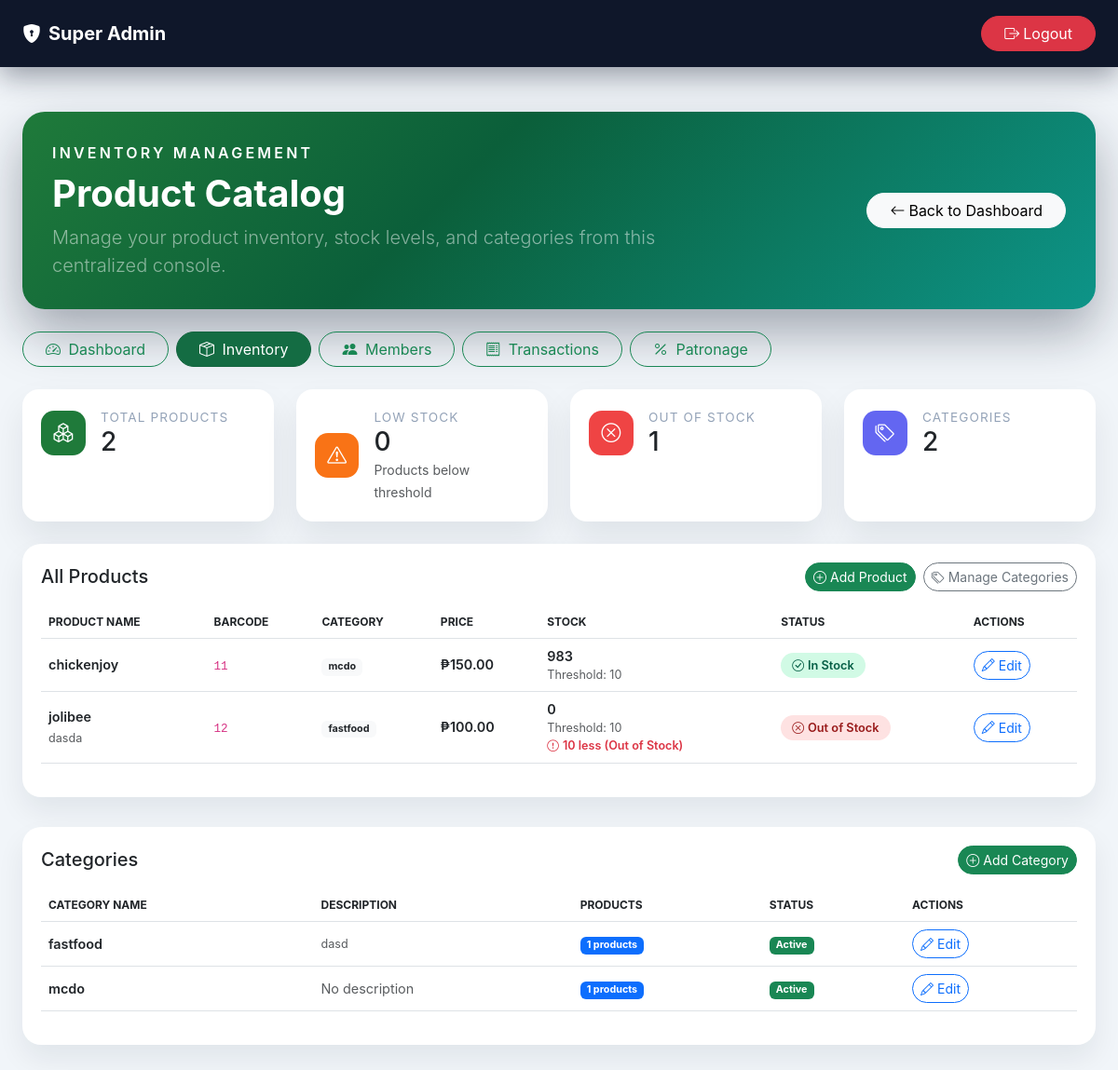
/dashboard/inventory/ (signed in), run on an earlier commit of the app's database.
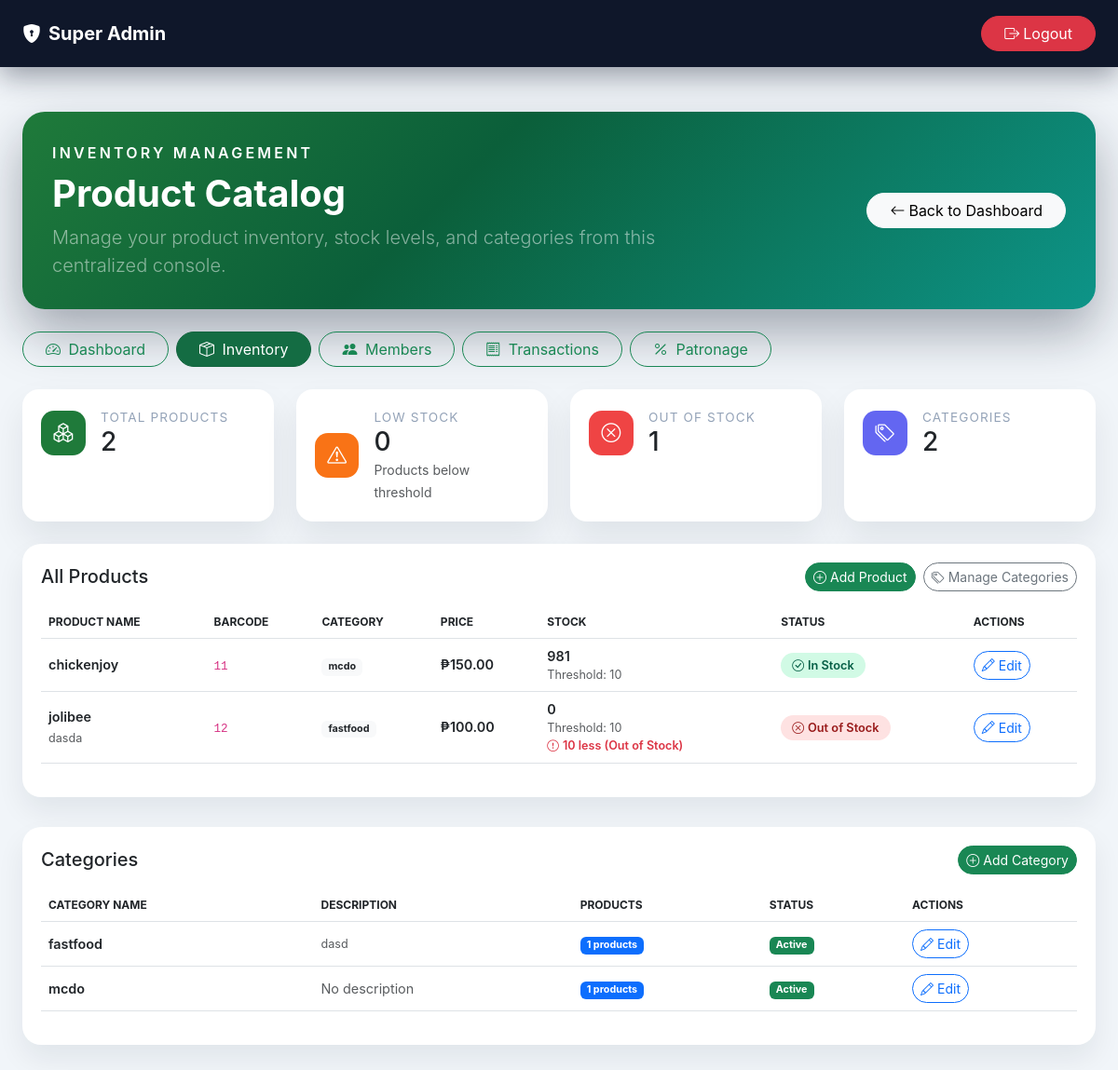
And on a later commit of the database.
### inventory/models.py (models this page shows, shortened)
class Product(models.Model):
    name = models.CharField(max_length=200)
    description = models.TextField(blank=True)
    barcode = models.CharField(max_length=100, unique=True)
    category = models.ForeignKey(Category, on_delete=models.SET_NULL, null=True, blank=True)
    price = models.DecimalField(max_digits=10, decimal_places=2)
    cost = models.DecimalField(max_digits=10, decimal_places=2, default=0.00)
    stock_quantity = models.IntegerField(default=0)
    low_stock_threshold = models.IntegerField(default=10)
    image = models.ImageField(upload_to='products/', null=True, blank=True)
    is_active = models.BooleanField(default=True)
    created_at = models.DateTimeField(auto_now_add=True)
    updated_at = models.DateTimeField(auto_now=True)
    @property
    def is_low_stock(self):
        return self.stock_quantity <= self.low_stock_threshold
    @property
    def stock_deficit(self):
        if self.stock_quantity <= 0:
            return self.low_stock_threshold
        elif self.stock_quantity < self.low_stock_threshold:
            return self.low_stock_threshold - self.stock_quantity
        return 0
    class Meta:
        verbose_name = "Product"
        verbose_name_plural = "Products"
        ordering = ['name']

class Category(models.Model):
    name = models.CharField(max_length=100)
    description = models.TextField(blank=True)
    is_active = models.BooleanField(default=True)
    created_at = models.DateTimeField(auto_now_add=True)
    updated_at = models.DateTimeField(auto_now=True)
    class Meta:
        verbose_name = "Category"
        verbose_name_plural = "Categories"

### admin_panel/views.py (the view)
# urls.py: path('dashboard/inventory/', admin_panel_views.inventory_management, name='inventory_management'),
@login_required
def inventory_management(request):
    if not is_admin_user(request.user):
        messages.warning(request, 'You do not have permission to access this page.')
        return redirect('kiosk_home')
    products = Product.objects.all().order_by('name')
    categories = Category.objects.all()
    total_products = products.count()
    low_stock_products = products.filter(is_active=True, stock_quantity__lte=F('low_stock_threshold'), stock_quantity__gt=0).count()
    out_of_stock_products = products.filter(is_active=True, stock_quantity=0).count()
    total_categories = categories.count()
    context = {
        'products': products,
        'categories': categories,
        'total_products': total_products,
        'low_stock_products': low_stock_products,
        'out_of_stock_products': out_of_stock_products,
        'total_categories': total_categories,
    }
    return render(request, 'admin_panel/inventory.html', context)

### admin_panel/views.py (called while the page is built, shortened)
def is_admin_user(user):
    if user.is_staff or user.is_superuser:
        return True

### admin_panel/templates/admin_panel/inventory.html (shortened to what this page needs)
<!DOCTYPE html>
<html lang="en">
<head>
  <link href="https://cdn.jsdelivr.net/npm/bootstrap@5.3.0/dist/css/bootstrap.min.css" rel="stylesheet">
  <link href="https://cdn.jsdelivr.net/npm/bootstrap-icons@1.11.3/font/bootstrap-icons.css" rel="stylesheet">
</head>
<body>
  <nav class="navbar super-nav navbar-expand-lg py-3">
    <div class="container-fluid px-4">
      <a class="navbar-brand fw-bold text-white" href="{% url 'dashboard' %}">
        <i class="bi bi-shield-lock-fill me-2"></i>Super Admin
      </a>
      <form method="post" action="{% url 'admin_logout' %}" style="display: inline;">
        <button type="submit" class="btn btn-danger rounded-pill px-4">
          <i class="bi bi-box-arrow-right me-1"></i>Logout
        </button>
      </form>
    </div>
  </nav>
  <main class="container-fluid px-4 py-5">
    <section class="hero-card mb-4">
      <div class="row align-items-center">
        <div class="col-lg-8">
          <p class="mb-2 text-uppercase fw-semibold" style="letter-spacing:0.2em;">Inventory Management</p>
          <h1 class="fw-bold mb-2">Product Catalog</h1>
          <p class="mb-0 lead text-white-50">
            Manage your product inventory, stock levels, and categories from this centralized console.
          </p>
        </div>
        <div class="col-lg-4 text-end">
          <a href="{% url 'dashboard' %}" class="btn btn-light rounded-pill px-4">
            <i class="bi bi-arrow-left me-1"></i>Back to Dashboard
          </a>
        </div>
      </div>
    </section>
    <div class="d-flex gap-2 flex-wrap mb-4">
      <a href="{% url 'dashboard' %}" class="btn btn-outline-success rounded-pill px-4"><i class="bi bi-speedometer2 me-1"></i> Dashboard</a>
      <a href="{% url 'inventory_management' %}" class="btn btn-success rounded-pill px-4 active"><i class="bi bi-box-seam me-1"></i> Inventory</a>
      <a href="{% url 'member_management' %}" class="btn btn-outline-success rounded-pill px-4"><i class="bi bi-people-fill me-1"></i> Members</a>
      <a href="{% url 'transaction_history' %}" class="btn btn-outline-success rounded-pill px-4"><i class="bi bi-receipt me-1"></i> Transactions</a>
      <a href="{% url 'patronage_settings' %}" class="btn btn-outline-success rounded-pill px-4"><i class="bi bi-percent me-1"></i> Patronage</a>
    </div>
    <section class="row g-4 mb-4">
      <div class="col-md-3">
        <div class="stat-card">
          <div class="d-flex align-items-center gap-3">
            <div class="stat-icon" style="background:#1f7a3a; width: 48px; height: 48px; border-radius: 14px; display: flex; align-items: center; justify-content: center; font-size: 1.3rem; color: #fff;">
              <i class="bi bi-boxes"></i>
            </div>
            <div>
              <div class="stat-title" style="color: var(--muted); font-size: 0.85rem; text-transform: uppercase; letter-spacing: 0.08em;">Total Products</div>
              <h3 class="mb-0">{{ total_products }}</h3>
            </div>
          </div>
        </div>
      </div>
      <div class="col-md-3">
        <div class="stat-card">
          <div class="d-flex align-items-center gap-3">
            <div class="stat-icon" style="background:#f97316; width: 48px; height: 48px; border-radius: 14px; display: flex; align-items: center; justify-content: center; font-size: 1.3rem; color: #fff;">
              <i class="bi bi-exclamation-triangle"></i>
            </div>
            <div>
              <div class="stat-title" style="color: var(--muted); font-size: 0.85rem; text-transform: uppercase; letter-spacing: 0.08em;">Low Stock</div>
              <h3 class="mb-0">{{ low_stock_products }}</h3>
              <small class="text-muted">Products below threshold</small>
            </div>
          </div>
        </div>
      </div>
      <div class="col-md-3">
        <div class="stat-card">
          <div class="d-flex align-items-center gap-3">
            <div class="stat-icon" style="background:#ef4444; width: 48px; height: 48px; border-radius: 14px; display: flex; align-items: center; justify-content: center; font-size: 1.3rem; color: #fff;">
              <i class="bi bi-x-circle"></i>
            </div>
            <div>
              <div class="stat-title" style="color: var(--muted); font-size: 0.85rem; text-transform: uppercase; letter-spacing: 0.08em;">Out of Stock</div>
              <h3 class="mb-0">{{ out_of_stock_products }}</h3>
            </div>
          </div>
        </div>
      </div>
      <div class="col-md-3">
        <div class="stat-card">
          <div class="d-flex align-items-center gap-3">
            <div class="stat-icon" style="background:#6366f1; width: 48px; height: 48px; border-radius: 14px; display: flex; align-items: center; justify-content: center; font-size: 1.3rem; color: #fff;">
              <i class="bi bi-tags"></i>
            </div>
            <div>
              <div class="stat-title" style="color: var(--muted); font-size: 0.85rem; text-transform: uppercase; letter-spacing: 0.08em;">Categories</div>
              <h3 class="mb-0">{{ total_categories }}</h3>
            </div>
          </div>
        </div>
      </div>
    </section>
    <section class="row g-4">
      <div class="col-12">
        <div class="table-card">
          <div class="d-flex justify-content-between align-items-center mb-3">
            <h5 class="mb-0">All Products</h5>
            <div class="d-flex gap-2">
              <button type="button" class="btn btn-success btn-sm rounded-pill" data-bs-toggle="modal" data-bs-target="#addProductModal">
                <i class="bi bi-plus-circle me-1"></i>Add Product
              </button>
              <button type="button" class="btn btn-outline-secondary btn-sm rounded-pill" data-bs-toggle="modal" data-bs-target="#manageCategoriesModal">
                <i class="bi bi-tags me-1"></i>Manage Categories
              </button>
            </div>
          </div>
          <div class="table-responsive">
            <table class="table align-middle">
              <thead>
                <tr>
                  <th>Product Name</th>
                  <th>Barcode</th>
                  <th>Category</th>
                  <th>Price</th>
                  <th>Stock</th>
                  <th>Status</th>
                  <th>Actions</th>
                </tr>
              </thead>
              <tbody>
                {% for product in products %}
                <tr>
                  <td>
                    <div class="fw-semibold">{{ product.name }}</div>
                    {% if product.description %}
                    <small class="text-muted">{{ product.description|truncatewords:10 }}</small>
                    {% endif %}
                  </td>
                  <td><code>{{ product.barcode }}</code></td>
                  <td>
                    {% if product.category %}
                    <span class="badge bg-light text-dark">{{ product.category.name }}</span>
                    {% else %}
                    <span class="text-muted">Uncategorized</span>
                    {% endif %}
                  </td>
                  <td class="fw-semibold">₱{{ product.price|floatformat:2 }}</td>
                  <td>
                    <span class="fw-semibold">{{ product.stock_quantity }}</span>
                    <small class="text-muted d-block">Threshold: {{ product.low_stock_threshold }}</small>
                    {% if product.stock_deficit > 0 %}
                      {% if product.stock_quantity <= 0 %}
                        <small class="text-danger d-block fw-semibold">
                          <i class="bi bi-exclamation-circle me-1"></i>{{ product.stock_deficit }} less (Out of Stock)
                        </small>
                      {% else %}
                        <small class="text-warning d-block fw-semibold">
                          <i class="bi bi-arrow-down-circle me-1"></i>{{ product.stock_deficit }} less
                        </small>
                      {% endif %}
                    {% endif %}
                  </td>
                  <td>
                    {% if product.stock_quantity <= 0 %}
                    <span class="badge-stock stock-out">
                      <i class="bi bi-x-circle me-1"></i>Out of Stock
                    </span>
                    {% elif product.is_low_stock %}
                    <span class="badge-stock stock-low">
                      <i class="bi bi-exclamation-triangle me-1"></i>Low Stock
                    </span>
                    {% else %}
                    <span class="badge-stock stock-ok">
                      <i class="bi bi-check-circle me-1"></i>In Stock
                    </span>
                    {% endif %}
                  </td>
                  <td>
                    <button type="button" class="btn btn-sm btn-outline-primary rounded-pill edit-product-btn"
                            data-product-id="{{ product.id }}"
                            data-product-name="{{ product.name|escapejs }}"
                            data-product-barcode="{{ product.barcode|escapejs }}"
                            data-product-category-id="{% if product.category %}{{ product.category.id }}{% endif %}"
                            data-product-price="{{ product.price }}"
                            data-product-cost="{{ product.cost|default:0 }}"
                            data-product-stock="{{ product.stock_quantity }}"
                            data-product-threshold="{{ product.low_stock_threshold }}"
                            data-product-description="{{ product.description|escapejs }}"
                            data-product-active="{{ product.is_active|lower }}">
                      <i class="bi bi-pencil me-1"></i>Edit
                    </button>
                  </td>
                </tr>
                {% endfor %}
              </tbody>
            </table>
          </div>
        </div>
      </div>
    </section>
    <section class="row g-4 mt-2">
      <div class="col-12">
        <div class="table-card">
          <div class="d-flex justify-content-between align-items-center mb-3">
            <h5 class="mb-0">Categories</h5>
            <button type="button" class="btn btn-success btn-sm rounded-pill" data-bs-toggle="modal" data-bs-target="#manageCategoriesModal">
              <i class="bi bi-plus-circle me-1"></i>Add Category
            </button>
          </div>
          <div class="table-responsive">
            <table class="table align-middle">
              <thead>
                <tr>
                  <th>Category Name</th>
                  <th>Description</th>
                  <th>Products</th>
                  <th>Status</th>
                  <th>Actions</th>
                </tr>
              </thead>
              <tbody>
                {% for category in categories %}
                <tr>
                  <td class="fw-semibold">{{ category.name }}</td>
                  <td>
                    {% if category.description %}
                    <small class="text-muted">{{ category.description|truncatewords:15 }}</small>
                    {% else %}
                    <span class="text-muted">No description</span>
                    {% endif %}
                  </td>
                  <td>
                    <span class="badge bg-primary">{{ category.product_set.count }} products</span>
                  </td>
                  <td>
                    {% if category.is_active %}
                    <span class="badge bg-success">Active</span>
                    {% else %}
                    <span class="badge bg-secondary">Inactive</span>
                    {% endif %}
                  </td>
                  <td>
                    <button type="button" class="btn btn-sm btn-outline-primary rounded-pill edit-category-btn"
                            data-category-id="{{ category.id }}"
                            data-category-name="{{ category.name|escapejs }}"
                            data-category-description="{{ category.description|escapejs }}"
                            data-category-active="{{ category.is_active|lower }}">
                      <i class="bi bi-pencil me-1"></i>Edit
                    </button>
                  </td>
                </tr>
                {% endfor %}
              </tbody>
            </table>
          </div>
        </div>
      </div>
    </section>
  </main>
</body>
</html>

### admin_panel/templates/admin_panel/inventory.html (style rules this page uses)
:root { --dark: #0f172a; --brand: #1f7a3a; --accent: #0b5f3a; --muted: #94a3b8; --panel: #ffffff; --gradient: linear-gradient(135deg, #1f7a3a 0%, #0b5f3a 40%, #0d9488 100%); }
body { background: #f1f5f9; font-family: 'Inter', system-ui, -apple-system, 'Segoe UI', sans-serif; }
.super-nav { background: var(--dark); color: #fff; box-shadow: 0 10px 30px rgba(15,23,42,0.4); }
.hero-card { background: var(--gradient); color: #fff; border-radius: 24px; padding: 32px; box-shadow: 0 25px 55px rgba(15,23,42,0.35); }
.stat-card { border: none; border-radius: 18px; padding: 20px; box-shadow: 0 18px 36px rgba(15,23,42,0.08); background: var(--panel); height: 100%; }
.table-card { border-radius: 20px; padding: 20px; background: var(--panel); box-shadow: 0 15px 30px rgba(15,23,42,0.07); }
.table-card table { font-size: 0.9rem; }
.table-card thead { color: var(--muted); text-transform: uppercase; font-size: 0.75rem; }
.badge-stock { padding: 6px 12px; border-radius: 999px; font-weight: 600; font-size: 0.8rem; }
.stock-out { background: #fee2e2; color: #991b1b; }
.stock-ok { background: #d1fae5; color: #065f46; }

What changed in the data, as far as the page shows it:
changed Product "chickenjoy": stock_quantity "983" → "981"
